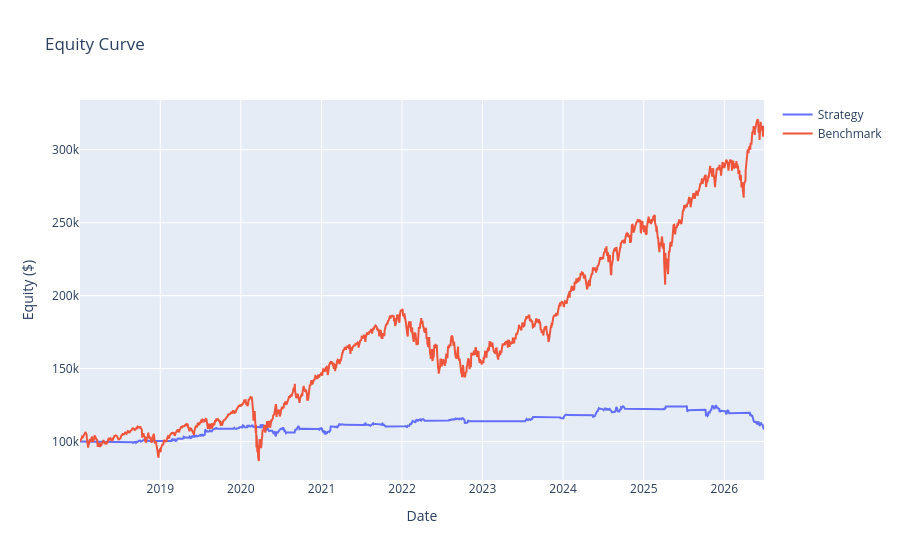
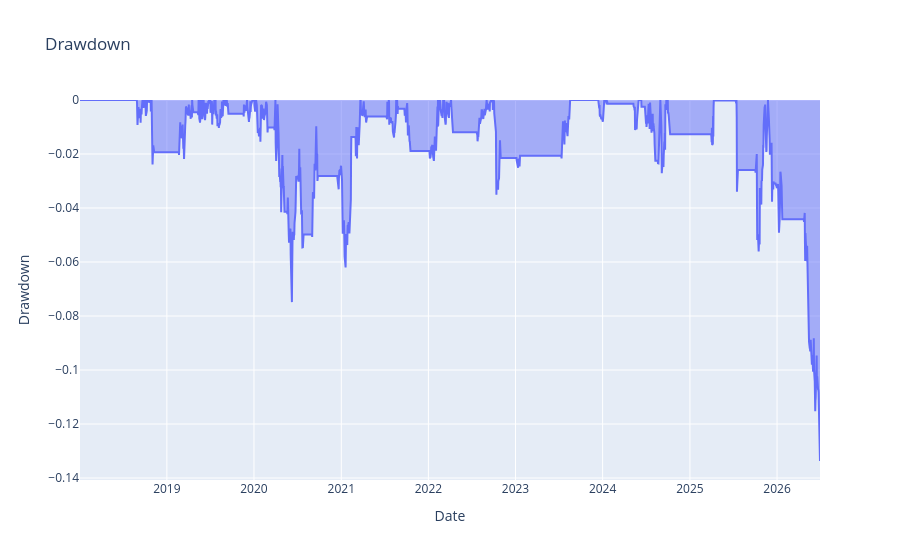
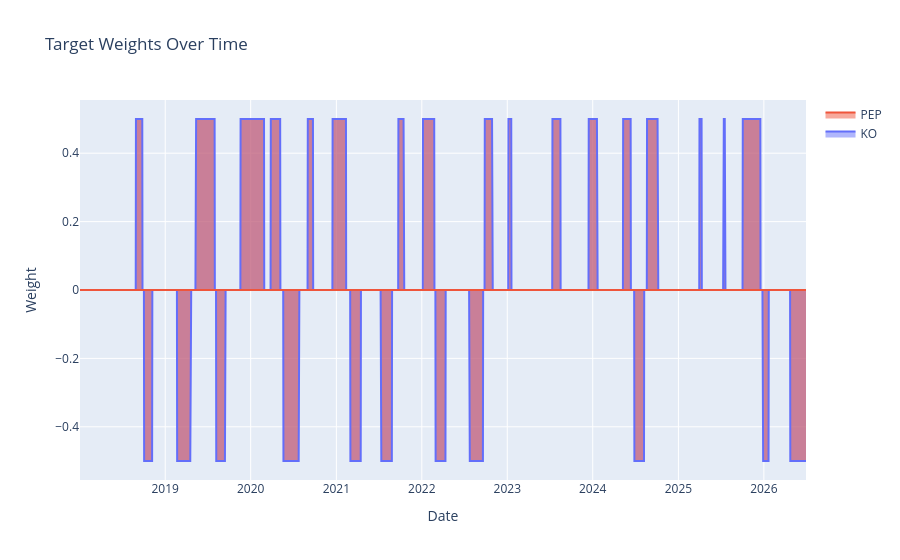

The cell these charts' notebook holds for them, in order:
### Code cell
for fig in report.figures:
    fig.show()

### Figure 1 — Plotly figure (JSON) as saved in the notebook; plotly's stock layout.template omitted (floating-point values rounded to 4 significant figures; data arrays with more than 128 entries replaced by an {"elided": "..."} marker saying what was removed)
{"data": [{"name": "Strategy", "type": "scatter", "x": {"elided": "2134 str values"}, "y": {"elided": "2134 float values"}}, {"name": "Benchmark", "type": "scatter", "x": {"elided": "2134 str values"}, "y": {"elided": "2134 float values"}}], "layout": {"title": {"text": "Equity Curve"}, "xaxis": {"title": {"text": "Date"}}, "yaxis": {"title": {"text": "Equity ($)"}}}}

### Figure 2 — Plotly figure (JSON) as saved in the notebook; plotly's stock layout.template omitted (floating-point values rounded to 4 significant figures; data arrays with more than 128 entries replaced by an {"elided": "..."} marker saying what was removed)
{"data": [{"fill": "tozeroy", "name": "Drawdown", "type": "scatter", "x": {"elided": "2134 str values"}, "y": {"elided": "2134 float values"}}], "layout": {"title": {"text": "Drawdown"}, "xaxis": {"title": {"text": "Date"}}, "yaxis": {"title": {"text": "Drawdown"}}}}

### Figure 3 — Plotly figure (JSON) as saved in the notebook; plotly's stock layout.template omitted (floating-point values rounded to 4 significant figures; data arrays with more than 128 entries replaced by an {"elided": "..."} marker saying what was removed)
{"data": [{"name": "KO", "stackgroup": "weights", "type": "scatter", "x": {"elided": "2134 str values"}, "y": {"elided": "2134 float values"}}, {"name": "PEP", "stackgroup": "weights", "type": "scatter", "x": {"elided": "2134 str values"}, "y": {"elided": "2134 float values"}}], "layout": {"title": {"text": "Target Weights Over Time"}, "xaxis": {"title": {"text": "Date"}}, "yaxis": {"title": {"text": "Weight"}}}}
